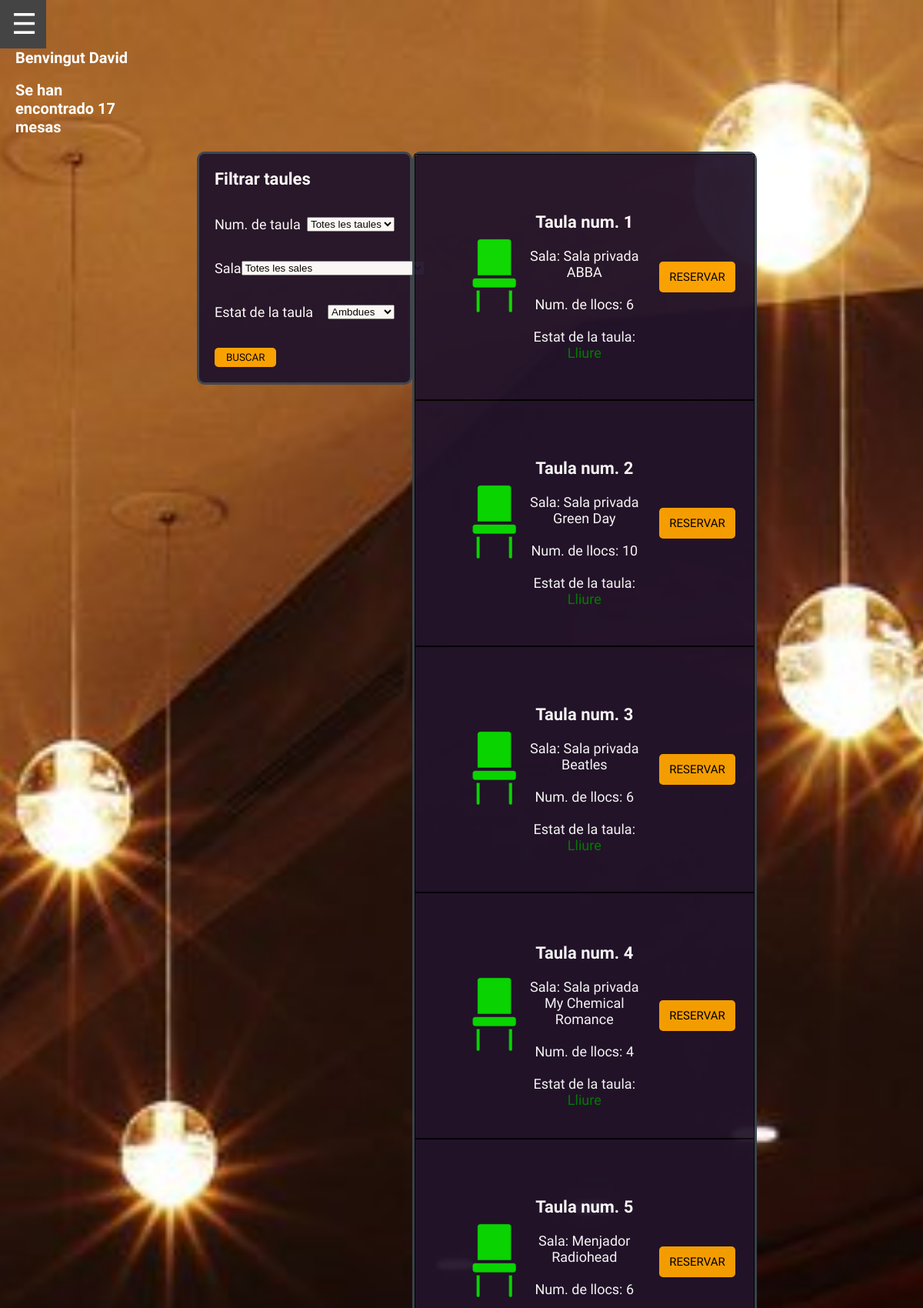
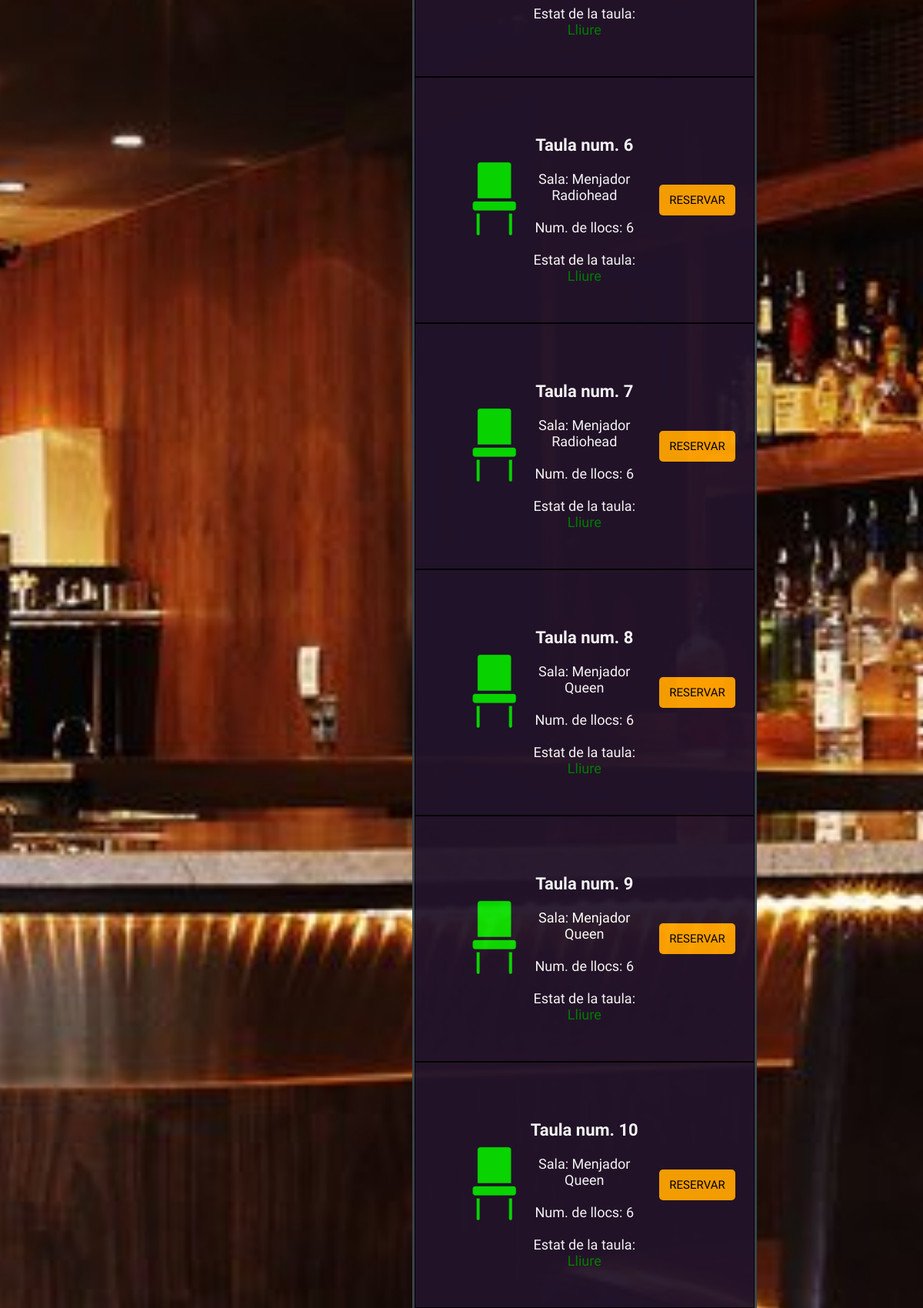
The page /view/home.php (signed in, upper part) on the database its author committed (2 pictures, top to bottom).
### tables this page shows
CREATE TABLE `tbl_taula` (
  `num_taula` int(11) NOT NULL,
  `num_llocs_taula` int(2) DEFAULT NULL,
  `id_sala` int(11) DEFAULT NULL,
  `estat_taula` int(1) DEFAULT NULL
);

CREATE TABLE `tbl_sala` (
  `id_sala` int(11) NOT NULL,
  `nom_sala` varchar(45) DEFAULT NULL,
  `id_rest` int(11) DEFAULT NULL
);

### view/home.php (the view, shortened to what this page needs)
<?php
include '../services/conexion.php';
if (isset($_SESSION['username'])){
?>
<!DOCTYPE html>
<html lang="es">
<head>
    <link rel="stylesheet" href="../css/style.css">
</head>
<body>
<div class="msgopen">
<button class="openbtn" onclick="openNav()">&#9776;</button>
</div>
<h1>Benvingut
    <?php
     echo $_SESSION['username'];?>
</h1>
<br>
<h2 id='count2'></h2>
<div class="cuerpo-home">
  <div class="container-filtros">
    <form action="home.php" method="post" class="form-filtros">
        <div>
          <h3>Filtrar taules</h3>
        </div>
        <br>
          <div>
            <label for="num_taula" class="fuente">Num. de taula</label>
            <select name="num_taula">
            <option value="*">Totes les taules</option>
            </select>
          </div>
          <br>
          <div>
            <label for="sala" class="fuente">Sala</label>
            <select name="sala">
                <option value="*">Totes les sales</option>
            </select>
          </div>
          <br>
          <div>
            <label for="estado" class="fuente">Estat de la taula</label>
            <select name="estado" id="estado">
                <option value="ambas" selected>Ambdues</option>
            </select>
          </div>
          <br>
          <div>
            <input type="submit" name="enviarfiltro" value="BUSCAR">
          </div>
      </form>
    </div>
    <div class="mostrar-mesas">
      <?php
      if(!isset($_POST['enviarfiltro'])){
        $stmt=$pdo->prepare("SELECT t.num_taula, t.num_llocs_taula, t.id_sala, t.estat_taula, s.nom_sala from tbl_taula t inner join tbl_sala s on t.id_sala=s.id_sala order by t.estat_taula, t.num_taula;");
        $stmt->execute();
        $listamesas=$stmt->fetchAll(PDO::FETCH_ASSOC);
      }
      foreach ($listamesas as $mesa) {
        ?>
        <div class="mesa">
          <div class="parte-mesa">
            <?php
              if($mesa['estat_taula']==0){
                ?>
                <img class="tamanoimagen" width="100%" src="../img/silla_verde.png" alt="logomesa_libre">
                <?php
              }else{
                ?>
                <img class="tamanoimagen2" width="100%" src="../img/silla_roja.png" alt="logomesa">
                <?php
              }
            ?>
          </div>
          <div class="parte-mesa">
            <h4><?php echo "<br>Taula num. ".$mesa['num_taula']; ?></h4>
            <h6><?php echo "<br>Sala: ".$mesa['nom_sala']; ?></h6>
            <h6><?php echo "<br>Num. de llocs: ".$mesa['num_llocs_taula']; ?></h6>
            <h6><?php
            if($mesa['estat_taula']==1){
              echo "<br>Estat de la taula: <span class='estat-taula-reservada'>Reservada</span></h6>";
            }else{
              echo "<br>Estat de la taula: <span class='estat-taula-lliure'>Lliure</span></h6>";
            }
            ?>
          </div>
          <div class="parte-mesa  contenedor">
              <?php
                if($mesa['estat_taula']==1){
                  echo "<button type='button' class='boton uno' onclick='window.location.href=`../processes/home2.php?num_taula=".$mesa['num_taula']."&estat_taula=".$mesa['estat_taula']."`'><span>ALLIBERAR</span></button>";
                }else{
                  echo "<button type='button' class='boton dos' onclick='window.location.href=`../processes/home2.php?num_taula=".$mesa['num_taula']."&estat_taula=".$mesa['estat_taula']."`'><span>RESERVAR</span></button>";
                }
              ?>
          </div>
        </div>
        <?php
      }
      ?>
    </div>
  </div>
</body>
</html>
<?php } else {header('location:login.php');}?>

### css/style.css (style rules this page uses)
* { margin: 0; padding: 0; box-sizing: border-box; }
body { margin: 0; background: url(../img/background.jpg) no-repeat center center fixed; background-size: cover; }
h1 { color: white; font-family: 'Zen Antique', serif; width: 18%; font-size: 20px; padding: 0 20px; }
h2 { color: white; font-family: 'Zen Antique', serif; width: 15%; font-size: 20px; padding: 0 20px; }
h3 { font-size: 22px; font-family: 'Zen Antique', serif; }
h4 { text-align: center; font-family: 'Zen Antique', serif; font-size: 22px; }
h6 { text-align: center; font-family: 'Zen Antique', serif; font-size: 18px; font-weight: lighter; }
.fuente { font-size: 18px; font-family: 'Zen Antique', serif; }
.parte-mesa { width: 33.3%; }
.tamanoimagen { width: 80%; padding-left: 40%; }
.contenedor { margin: auto; padding: 100px 0; }
.boton { width: 67%; height: 40px; background: orange; color: black; font-family: 'Zen Antique', serif; font-size: 15px; border: none; cursor: pointer; transition: .3s ease all; border-radius: 5px; position: relative; overflow: hidden; }
.boton span { position: relative; z-index: 2; transition: .3s ease all; }
.boton.dos::after { content: ""; width: 100%; position: absolute; z-index: 1; top: 0; left: calc(-100% - 80px); border-bottom: 80px solid #07F914; border-right: 80px solid transparent; transition: .4s ease-in-out all; }
input[type=submit] { font-family: 'Zen Antique', serif; padding: 5px 15px; background: orange; border: 0 none; cursor: pointer; -webkit-border-radius: 5px; border-radius: 5px; }
.openbtn { width: 5%; font-size: 37px; cursor: pointer; background-color: transparent; color: white; padding: 10px 15px; border: none; }
.container-filtros { width: 25%; background: #22142b; color: white; font-weight: lighter; padding: 15px; border: 3px solid #3b4652; margin-top: 40px; margin-bottom: 40px; text-align: center; font-size: 22px; border-radius: 10px; margin: 0 0px 25px; opacity: 0.95; }
.form-filtros>div { margin: 5px; display: flex; justify-content: space-between; align-items: center; }
.mostrar-mesas { width: 40%; background: #22142b; border: 3px solid #3b4652; color: white; font-weight: bold; margin-top: 40px; margin-bottom: 40px; text-align: center; border-radius: 10px; margin: 0 0 25px; opacity: 0.95; }
.mostrar-mesas .mesa { height: 320px; display: inline-flex; align-items: center; justify-content: space-evenly; border: 1px solid black; width: 100%; }
.cuerpo-home { display: flex; justify-content: center; align-items: flex-start; width: 100%; padding: 20px; padding-left: 5%; }
.estat-taula-lliure { color: green; }

### rows shown on the page
tbl_taula: estat_taula 0 (drawn), num_taula "1", id_sala.nom_sala "Sala privada ABBA", num_llocs_taula "6", shows "Estat de la taula:"
tbl_taula: estat_taula 0 (drawn), num_taula "2", id_sala.nom_sala "Sala privada Green Day", num_llocs_taula "10", shows "Estat de la taula:"
tbl_taula: estat_taula 0 (drawn), num_taula "3", id_sala.nom_sala "Sala privada Beatles", num_llocs_taula "6", shows "Estat de la taula:"
tbl_taula: estat_taula 0 (drawn), num_taula "4", id_sala.nom_sala "Sala privada My Chemical Romance", num_llocs_taula "4", shows "Estat de la taula:"
tbl_taula: estat_taula 0 (drawn), num_taula "5", id_sala.nom_sala "Menjador Radiohead", num_llocs_taula "6", shows "Estat de la taula:"
tbl_taula: estat_taula 0 (drawn), num_taula "6", id_sala.nom_sala "Menjador Radiohead", num_llocs_taula "6", shows "Estat de la taula:"
tbl_taula: estat_taula 0 (drawn), num_taula "7", id_sala.nom_sala "Menjador Radiohead", num_llocs_taula "6", shows "Estat de la taula:"
tbl_taula: estat_taula 0 (drawn), num_taula "8", id_sala.nom_sala "Menjador Queen", num_llocs_taula "6", shows "Estat de la taula:"
tbl_taula: estat_taula 0 (drawn), num_taula "9", id_sala.nom_sala "Menjador Queen", num_llocs_taula "6", shows "Estat de la taula:"
tbl_taula: estat_taula 0 (drawn), num_taula "10", id_sala.nom_sala "Menjador Queen", num_llocs_taula "6", shows "Estat de la taula:"

### other values the page prints
$_SESSION['username'] "David"
